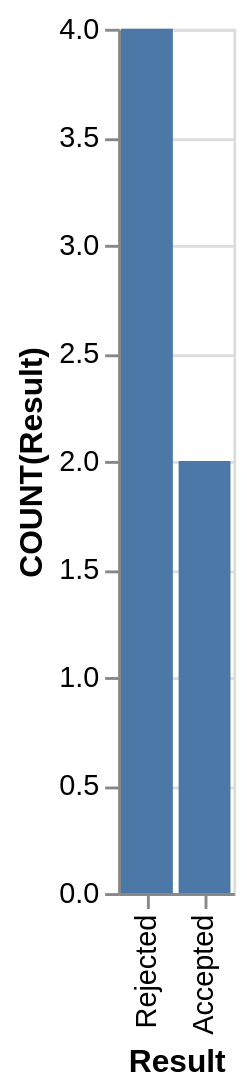

Describe this chart as a Vega-Lite specification.
### Vega-Lite specification from a JSON file in a GitHub repository (floating-point values rounded to 4 significant figures)
{"data": {"values": [{"x_data": "Accepted", "y_data": 2}, {"x_data": "Rejected", "y_data": 4}]}, "mark": "bar", "encoding": {"x": {"field": "x_data", "type": "nominal", "title": "Result", "sort": "descending"}, "y": {"field": "y_data", "type": "quantitative", "title": "COUNT(Result)"}}}
